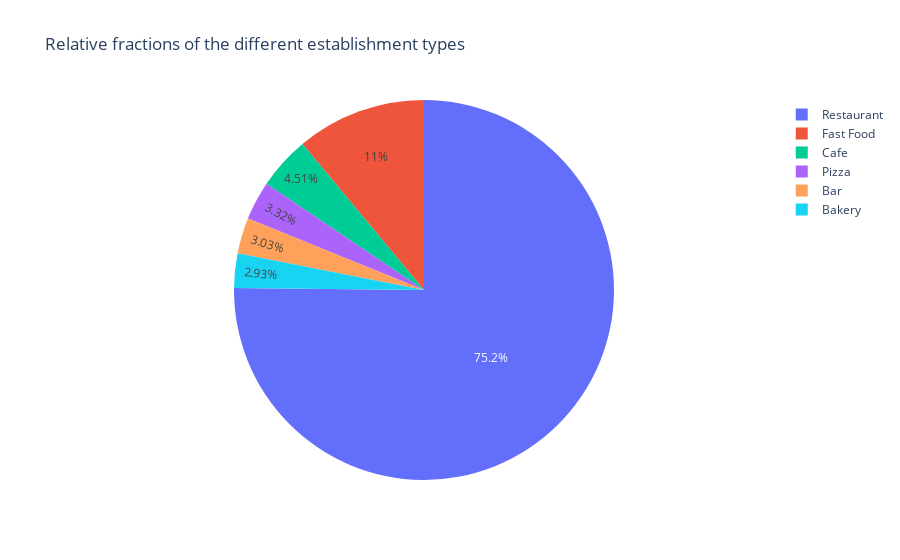

This figure's notebook cell:
### Code cell
fig = px.pie(
    data_frame=type_counts,
    names='type',
    values='count',
    title='Relative fractions of the different establishment types',
    height=500
)
fig

### Figure 1 — Plotly figure (JSON) as saved in the notebook; plotly's stock layout.template omitted (floating-point values rounded to 4 significant figures)
{"data": [{"domain": {"x": [0, 1], "y": [0, 1]}, "hovertemplate": "type=%{label}<br>count=%{value}<extra></extra>", "labels": ["Restaurant", "Fast Food", "Cafe", "Pizza", "Bar", "Bakery"], "legendgroup": "", "name": "", "showlegend": true, "type": "pie", "values": [7255, 1066, 435, 320, 292, 283]}], "layout": {"autosize": true, "legend": {"tracegroupgap": 0}, "title": {"text": "Relative fractions of the different establishment types"}}}
